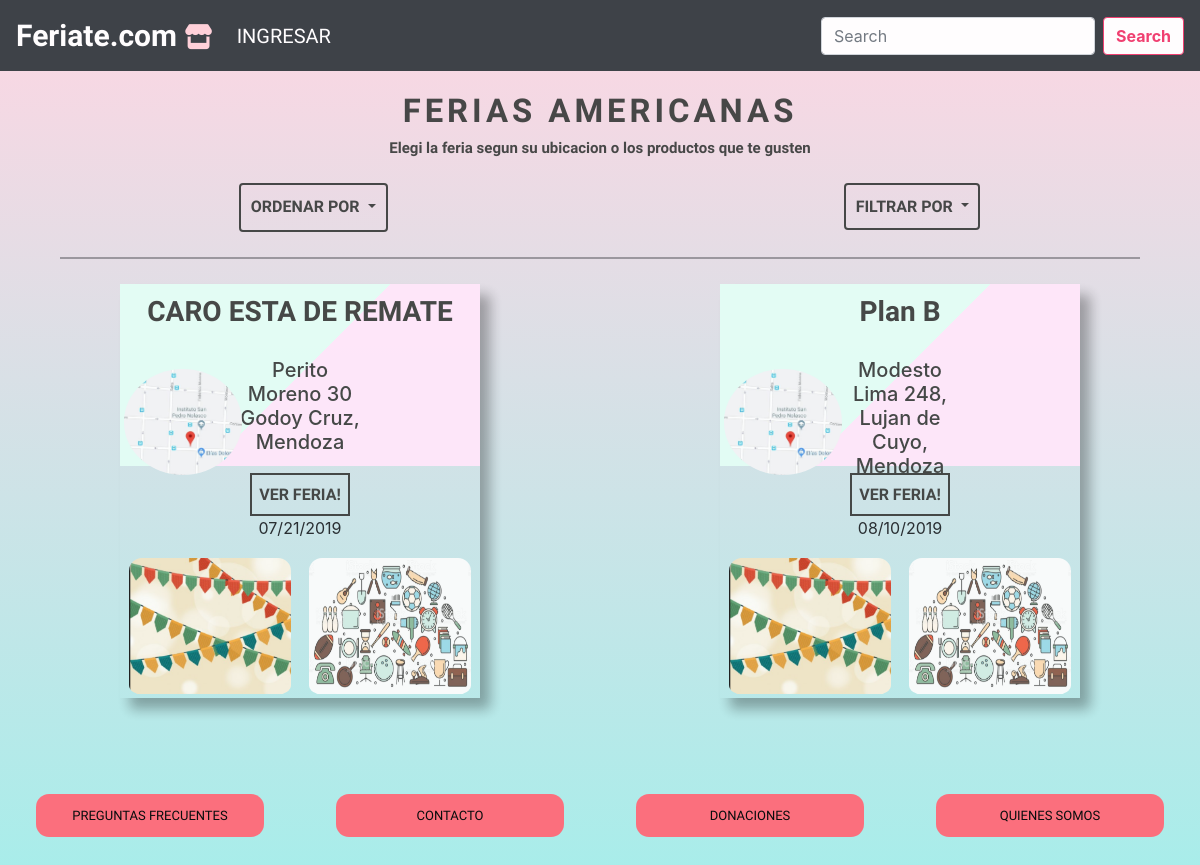
Page /ferias.php?categoria=Ropa on the committed database.
### tables this page shows
CREATE TABLE `productos` (
    `pr_id` int(11) NOT NULL AUTO_INCREMENT,
    `pr_nombre` varchar(45) NOT NULL,
    `pr_precio` decimal(10,0) DEFAULT NULL,
    `pr_cantidad` int(11) DEFAULT NULL,
    `pr_descripcion` varchar(45) DEFAULT NULL,
    `pr_baneado` tinyint(4) DEFAULT NULL,
    `pr_destino` tinyint(4) NOT NULL,
    `pr_talle` varchar(45) DEFAULT NULL,
    `pr_marca` varchar(45) DEFAULT NULL,
    `pr_estado` varchar(45) DEFAULT NULL,
    `pr_fe_id` int(11) NOT NULL,
    `pr_cat_id` int(11) NOT NULL,
    `pr_us_id` int(11) NOT NULL,
    PRIMARY KEY (`pr_id`),
    KEY `fkey_us_id` (`pr_us_id`),
    KEY `fkey_cat_id` (`pr_cat_id`),
    KEY `fkey_fe_id` (`pr_fe_id`),
    CONSTRAINT `fkey_cat_id` FOREIGN KEY (`pr_cat_id`) REFERENCES `categorias` (`cat_id`) ON DELETE NO ACTION ON UPDATE NO ACTION,
    CONSTRAINT `fkey_fe_id` FOREIGN KEY (`pr_fe_id`) REFERENCES `ferias` (`fe_id`) ON DELETE NO ACTION ON UPDATE NO ACTION,
    CONSTRAINT `fkey_us_id` FOREIGN KEY (`pr_us_id`) REFERENCES `usuarios` (`us_id`) ON DELETE NO ACTION ON UPDATE NO ACTION
  );

CREATE TABLE `ferias` (
    `fe_id` int(11) NOT NULL AUTO_INCREMENT,
    `fe_us_id` int(11) NOT NULL,
    `fe_nombre` varchar(100) NOT NULL,
    `fe_desde` varchar(45) NOT NULL,
    `fe_hasta` varchar(45) NOT NULL,
    `fe_ubicacion` varchar(45) NOT NULL,
    `fe_descripcion` longtext NOT NULL,
    `fe_fecha_creacion` datetime NOT NULL,
    `fe_activa` tinyint(4) DEFAULT NULL,
    `fe_baneado` tinyint(4) DEFAULT NULL,
    PRIMARY KEY (`fe_id`),
    KEY `fe_us_id` (`fe_us_id`),
    CONSTRAINT `fe_us_id` FOREIGN KEY (`fe_us_id`) REFERENCES `usuarios` (`us_id`) ON DELETE NO ACTION ON UPDATE NO ACTION
  );

### ferias.php (the view, shortened to what this page needs)
<?php
if ($_GET){
  $categoria = $_GET["categoria"];
  function datos_ferias($categoria){
        global $db;
         $query = $db->prepare("SELECT * FROM feriate_db.ferias
                                INNER JOIN productos ON pr_fe_id = fe_id
                                INNER JOIN categorias
                                WHERE pr_cat_id = cat_id
                                AND cat_nombre = '$categoria'
                                GROUP BY fe_id");
         $query->execute();
         $datos_ferias = $query->fetchAll(PDO::FETCH_ASSOC);
        return $datos_ferias;
}
}
 ?>
<html lang="en" dir="ltr">
<head>
  <?php
    include("head.php");
        ?>
<link rel="stylesheet" href="./css/main.css">
<link rel="stylesheet" href="./css/index.css">
</head>
<body>
  <header>
  <?php include("header.php") ?>
  </header>
    <div class="inicio">
      <h1>FERIAS AMERICANAS</h1>
      <h2>Elegi la feria segun su ubicacion o los productos que te gusten</h2>
    </div>
    <?php if(!empty(datos_ferias($categoria))) :?>
    <div class="botones">
      <div class="dropdown">
        <a class="btn btn-secondary dropdown-toggle" href="#" role="button" id="dropdownMenuLink" data-toggle="dropdown" aria-haspopup="true" aria-expanded="false">
          ORDENAR POR
        </a>
      </div>
      <div class="dropdown">
        <a class="btn btn-secondary dropdown-toggle" href="#" role="button" id="dropdownMenuLink" data-toggle="dropdown" aria-haspopup="true" aria-expanded="false">
          FILTRAR POR
        </a>
      </div>
    </div>
    <?php endif; ?>
    <hr>
    <main>
    <?php if(!empty(datos_ferias($categoria))) :?>
        <?php foreach (datos_ferias($categoria) as $feria) :?>
        <div class="feria">
          <div class="header-feria">
            <h3><?php echo $feria["fe_nombre"] ?></h3>
            <h5><?php echo $feria["fe_ubicacion"] ?></h5>
            <a target="_blank" href="https://www.google.com/maps/place/<?php echo $feria['fe_ubicacion'] ?>" title="Click para ver en el mapa"><img src="images/mapa.jpeg" alt=""></a>
          </div>
          <div class="boton-header">
            <a href="feria.php?id=<?= $feria["fe_id"]?>" ><button type="button" name="button">VER FERIA!</button></a>
          </div>
          <div class="descripcion">
            <?php echo $feria["fe_descripcion"] ?>
          </div>
          <div class="cuerpo-feria">
            <?php if(empty($feria["img_nombre"])) :?>
               <img src="images/logo_feriate_deffault.png" alt="">
               <img src="images/logo_feriate_deffault_ii.png" alt="">
            <?php endif; ?>
          </div>
        </div>
        <?php endforeach ?>
     <?php endif; ?>
  </main>
  <footer>
  <?php include("footer.php") ?>
  </footer>
</body>
</html>

### css/main.css (style rules this page uses)
body { background-image: linear-gradient(-225deg, #E3FDF5 0%, #FFE6FA 100%); background-image: linear-gradient(to top, #a8edea 0%, #fed6e3 100%); background-attachment: fixed; background-repeat: no-repeat; opacity: .95; }

### css/index.css (style rules this page uses)
.descripcion { text-align: center; width: 50%; margin: 0 auto; }
div.inicio { width: 90%; margin: 21px auto; text-align: center; position: relative; }
div.inicio h1 { font-family: 'Inconsolata', sans-serif; font-weight: bold; font-size: 205%; letter-spacing: 4px; color: #3e403f; }
div.inicio h2 { font-family: "Inconsolata", sans-serif; width: 80%; margin: 0 auto; font-size: 94%; font-weight: bold; padding-bottom: 6%; color: #3e403f; }
hr { border-top: 2px solid #21252966; width: 90%; margin: 25px auto; }
div.feria { width: 85%; margin: 0 auto; -webkit-box-shadow: 10px 11px 12px 0px rgba(0, 0, 0, 0.32); -moz-box-shadow: 10px 11px 12px 0px rgba(0, 0, 0, 0.32); box-shadow: 10px 11px 12px 0px rgba(0, 0, 0, 0.32); margin-bottom: 5%; }
div.header-feria { background-image: linear-gradient(-225deg, #E3FDF5 50%, #FFE6FA 50%); width: 100%; text-align: center; position: relative; padding-bottom: 2%; margin-bottom: 2%; }
div.boton-header button { display: none; }
div.header-feria h3 { font-family: "Oswald", sans-serif; font-weight: bold; padding-top: 4%; color: #3e403f; }
div.header-feria h5 { width: 40%; margin: 0 auto; color: #3e403f; }
div.header-feria img { width: 33%; border-radius: 51%; position: absolute; left: -2%; top: 42%; }
div.cuerpo-feria { display: flex; justify-content: space-around; padding-top: 5%; }
div.botones { display: flex; justify-content: space-around; margin-top: -5%; }
a#dropdownMenuLink.btn { background-image: linear-gradient(-225deg, #E3FDF5 0%, #FFE6FA 100%); background-image: linear-gradient(to top, #a8edea 0%, #fed6e3 100%); background-attachment: fixed; background-repeat: no-repeat; padding: 8%; color: #3e403f; border: 2px solid #3e403f; font-family: "Inconsolata", sans-serif; font-weight: bold; }
div.cuerpo-feria img { height: 140px; padding-bottom: 1%; border-radius: 13px 13px 13px 13px; width: 45%; }
@media (min-width: 940px) { div.feria { width: 30%; } }
@media (min-width: 940px) { div.header-feria h3,h5 { padding: 3%; } }
@media (min-width: 940px) { div.header-feria h5 { height: 112px; } }
@media (min-width: 940px) { main { display: flex; justify-content: space-around; flex-wrap: wrap; } }
@media (min-width: 940px) { div.header-feria img { left: 1%; top: 47%; } }
@media (min-width: 940px) { div.boton-header button { display: block; text-align: center; margin:0 auto; background-image: linear-gradient(-225deg, #E3FDF5 0%, #FFE6FA 100%); background-image: linear-gradient(to top, #a8edea 0%, #fed6e3 100%); background-attachment: fixed; background-repeat: no-repeat; padding: 2%; color: #3e403f; border: 2px solid #3e403f; font-family: "Inconsolata", sans-serif; font-weight: bold; } }

### rows in the picture
productos: pr_fe.fe_nombre "CARO ESTA DE REMATE", pr_fe.fe_ubicacion "Perito Moreno 30 Godoy Cruz, Mendoza", pr_fe.fe_descripcion "07/21/2019"
productos: pr_fe.fe_nombre "Plan B", pr_fe.fe_ubicacion "Modesto Lima 248, Lujan de Cuyo, Mendoza", pr_fe.fe_descripcion "08/10/2019"
